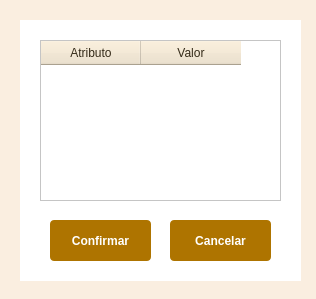
<?xml version="1.0" encoding="UTF-8"?>
<ui version="4.0">
 <class>VentanaDibujoV3DialogBase</class>
 <widget class="QDialog" name="VentanaDibujoV3DialogBase">
  <property name="geometry">
   <rect>
    <x>0</x>
    <y>0</y>
    <width>316</width>
    <height>299</height>
   </rect>
  </property>
  <property name="minimumSize">
   <size>
    <width>315</width>
    <height>298</height>
   </size>
  </property>
  <property name="maximumSize">
   <size>
    <width>316</width>
    <height>299</height>
   </size>
  </property>
  <property name="windowTitle">
   <string>Atributos</string>
  </property>
  <property name="styleSheet">
   <string notr="true">QDialog{
background : rgb(250,238,224);
}
</string>
  </property>
  <widget class="QWidget" name="widget" native="true">
   <property name="geometry">
    <rect>
     <x>20</x>
     <y>20</y>
     <width>281</width>
     <height>261</height>
    </rect>
   </property>
   <property name="styleSheet">
    <string notr="true">QWidget{
background : rgb(255,255,255);
}</string>
   </property>
   <widget class="QPushButton" name="botonAgregar">
    <property name="geometry">
     <rect>
      <x>30</x>
      <y>200</y>
      <width>101</width>
      <height>41</height>
     </rect>
    </property>
    <property name="font">
     <font>
      <weight>75</weight>
      <bold>true</bold>
     </font>
    </property>
    <property name="styleSheet">
     <string notr="true">QPushButton{
background : rgb(174, 116, 0);
color : rgb(255, 255, 255);
border-radius : 4px;
}
QPushButton::hover{
background : rgb(104, 69, 13);
color : rgb(255, 255, 255);
border-radius : 4px;
}
QPushButton:disabled {
background: rgb(217, 217, 217)
}</string>
    </property>
    <property name="text">
     <string>Confirmar</string>
    </property>
   </widget>
   <widget class="QPushButton" name="botonCancelar">
    <property name="geometry">
     <rect>
      <x>150</x>
      <y>200</y>
      <width>101</width>
      <height>41</height>
     </rect>
    </property>
    <property name="font">
     <font>
      <weight>75</weight>
      <bold>true</bold>
     </font>
    </property>
    <property name="styleSheet">
     <string notr="true">QPushButton{
background : rgb(174, 116, 0);
color : rgb(255, 255, 255);
border-radius : 4px;
}
QPushButton::hover{
background : rgb(104, 69, 13);
color : rgb(255, 255, 255);
border-radius : 4px;
}
QPushButton:disabled {
background: rgb(217, 217, 217)
}</string>
    </property>
    <property name="text">
     <string>Cancelar</string>
    </property>
   </widget>
   <widget class="QTableWidget" name="tablaAtributos">
    <property name="geometry">
     <rect>
      <x>20</x>
      <y>20</y>
      <width>241</width>
      <height>161</height>
     </rect>
    </property>
    <property name="styleSheet">
     <string notr="true">QHeaderView::section
{
background-color: rgb(238,225,200);
color : rgb(52, 42, 24 );
text-align: right;
font-size:12px;
height:24px
}</string>
    </property>
    <column>
     <property name="text">
      <string>Atributo</string>
     </property>
    </column>
    <column>
     <property name="text">
      <string>Valor</string>
     </property>
    </column>
   </widget>
  </widget>
 </widget>
 <resources/>
 <connections/>
</ui>
